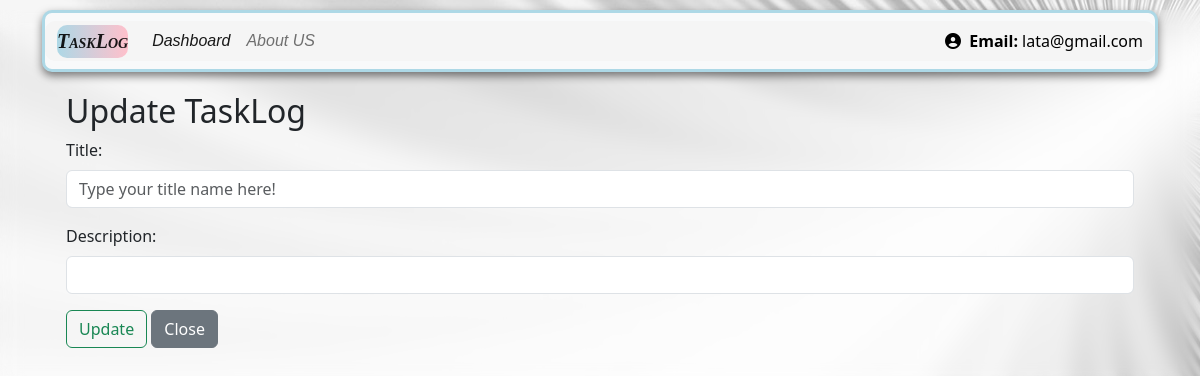
The app's page /update_tasklog/3 (signed in), older data.
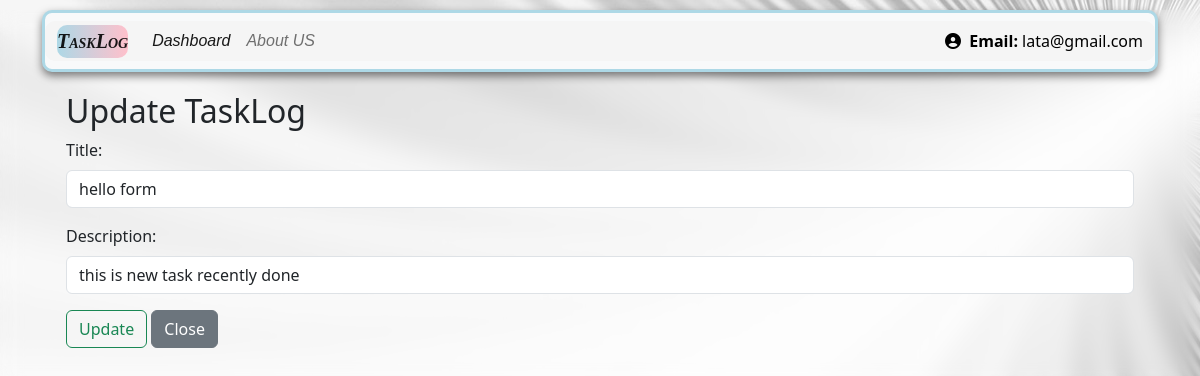
The same page, newer data.
### app.py (models this page shows, shortened)
class Task_log(db.Model):
    __tablename__ = 'TaskLog'
    task_id = db.Column(db.Integer, primary_key=True)
    user_id = db.Column(db.Integer, db.ForeignKey(
        'user_register.user_id'), nullable=False)
    title = db.Column(db.String(200), nullable=False)
    description = db.Column(db.String(700), nullable=False)
    task_created = db.Column(db.DateTime, default=datetime.utcnow)
    status = db.Column(db.String(50), default="Pending")
    categories = db.relationship(
        'task_catagories', backref='task', cascade="delete",  lazy=True)

### app.py (the view, shortened to what this page needs)
@app.route('/update_tasklog/<int:task_id>', methods=['GET', 'POST'])
@login_required
def updatetasklog(task_id):
    task_todo = Task_log.query.filter_by(task_id=task_id).first()
    category = request.args.get('category', '')
    return render_template('updatetasklog.html', task_todo=task_todo)

### app.py (called while the page is built)
@login_manager.user_loader
def load_user(user_id):
    return user_register.query.get(int(user_id))

def login_required(f):
    @wraps(f)
    def decorated_function(*args, **kwargs):
        if 'user_id' not in session and not current_user.is_authenticated:
            return redirect(url_for('user_login'))  # Correct endpoint name
        return f(*args, **kwargs)
    return decorated_function

### templates/updatetasklog.html (shortened to what this page needs)
{% extends "base.html" %}
{% block body %}
<div class ="container my-3" >
    <h2> Update TaskLog</h2>
    <form action ="/update_tasklog/{{task_todo.task_id}}" method = "POST">
    <div class="mb-3">
        <label for="title" class="form-label">Title: </label>
        <input type="text" class="form-control" name="title" id="title" value ="{{task_todo.title}}" placeholder="Type your title name here!">
      </div>
      <div class="mb-3">
        <label for="desc" class="form-label">Description: </label>
        <input type = "textarea" class="form-control" value= "{{task_todo.description}}" name= "description" id="description"  rows="3"></textarea>
      </div>
      <button type="submit" class="btn btn-outline-success"> Update</button>
      <a href ="/dashboard" class="btn btn-secondary">Close</a>
    </form>
  </div>
  <br>
{% endblock body %}

Row changes from the older to the newer data that the page shows:
added Task_log: title "hello form", description "this is new task recently done"
